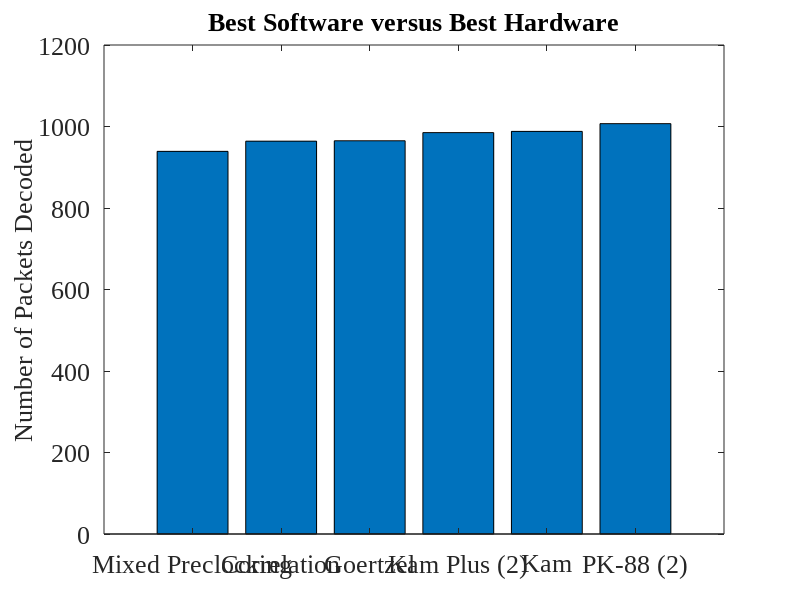

Reproduce this figure in MATLAB. (Note: this script raises an error after producing the figure.)
fontSize = 19;
% .wav file	Filtering	Correlation	Zero Xing	Strict Xing	Windowed Zero	Peak	Derivative	Goertzel	PLL	PreClocking	Goertzel Pre
% OT3Test	None        40          35          40          39              3       40          40          40	0           40	
%           Bandpass	40          19          0           0               0       33          40          40	40          28	
%           6db         40          12          40          0               0       14          40          0	39          15	
% Gen200	None        200         200         200         200             200     200         200         200	0           200	
%           Bandpass	200         27          200         0               0       200         200         200	200         106	
%           6db         200         200         200         0               0       200         200         200	200         199	
% OT3WNoise	None        24          0           6           0               0       3           25          21	0           10	
%           Bandpass	24          6           2           0               0       5           23          23	17          11	
%           6db         11          1           9           0               0       4           6           14	6           5	
% LATrack1	None        946         460         568         298             0       543         965         925	0           564	
%           Bandpass	964         536         151         0               0       422         965         654	939         431	
%           6db         914         53          422         0               0       97          512         189	482         224	
% LATrack2	None        639         0           0           162             0       5           608         0	0           390	
%           Bandpass	872         0           0           0               0       0           448         0	939         230	
%           6db         958         209         74          0               0       254         956         0	947         392	

x = [939 964 965 985 988 1007];
y = ['Mixed Preclocking' 'Correlation' 'Goertzel' 'Kam Plus (2)' 'Kam' 'PK-88 (2)'];
f = figure('Position',[0,0,1280,1024]);
set(gcf,'color','w');
bar(x);
filename = 'Best Software versus Best Hardware';
title(filename);
%xlabel('Devices');
ylabel('Number of Packets Decoded');
set(gca,'XTickLabel',{'Mixed Preclocking' 'Correlation' 'Goertzel' 'Kam Plus (2)' 'Kam' 'PK-88 (2)'})
set(gca,'FontSize',fontSize, 'FontName', 'Times New Roman');
set(findall(gcf,'type','text'),'FontSize',fontSize, 'FontName', 'Times New Roman');
rotateXLabels(gca, 45)
set(gca, 'xtick', [])
grid on
saveas(f, strcat('.\..\..\..\rrxthesis\images\',regexprep(filename,'[^\w'']',''),'.png'));
pause();
close(f);
clear all;
